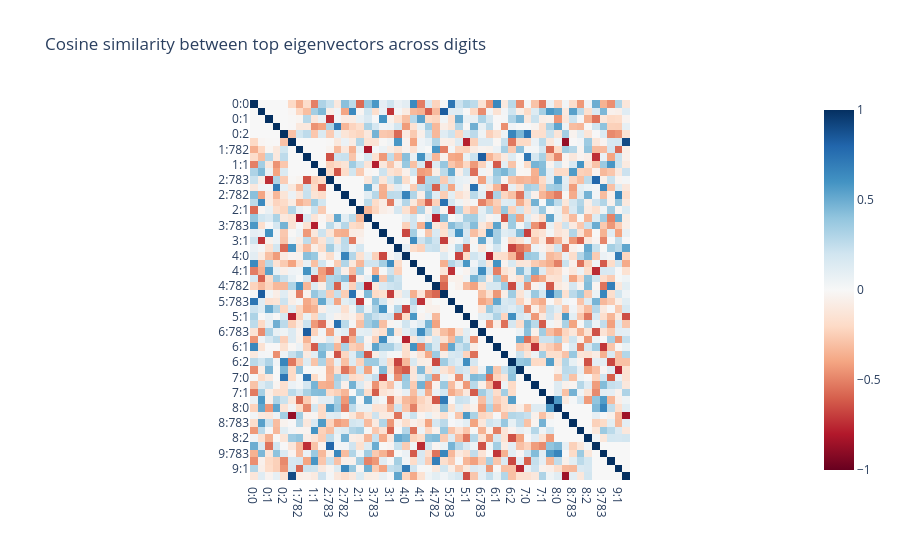

Write notebook code for a chart like this one.
### Code cell
top_k = 5

top_vecs = []
names = []

for c in range(10):
    idx = torch.argsort(vals[c].abs(), descending=True)[:top_k]
    for j in idx:
        v = vecs[c, :, j]
        v = v / (v.norm() + 1e-8)
        top_vecs.append(v)
        names.append(f"{c}:{j.item()}")

top_vecs = torch.stack(top_vecs)  # [10*top_k, 784]

sim = top_vecs @ top_vecs.T

px.imshow(
    sim.cpu(),
    color_continuous_midpoint=0,
    color_continuous_scale="RdBu",
    x=names,
    y=names,
    title="Cosine similarity between top eigenvectors across digits"
)

### Figure 1 — Plotly figure (JSON) as saved in the notebook; plotly's stock layout.template omitted (floating-point values rounded to 4 significant figures; data arrays with more than 128 entries replaced by an {"elided": "..."} marker saying what was removed)
{"data": [{"coloraxis": "coloraxis", "hovertemplate": "x: %{x}<br>y: %{y}<br>color: %{z}<extra></extra>", "name": "0", "type": "heatmap", "x": ["0:0", "0:783", "0:1", "0:782", "0:2", "1:783", "1:782", "1:0", "1:1", "1:2", "2:783", "2:0", "2:782", "2:781", "2:1", "3:0", "3:783", "3:782", "3:1", "3:781", "4:0", "4:783", "4:1", "4:2", "4:782", "5:0", "5:783", "5:782", "5:1", "5:781", "6:783", "6:0", "6:1", "6:782", "6:2", "7:783", "7:0", "7:782", "7:1", "7:781", "8:0", "8:1", "8:783", "8:782", "8:2", "9:0", "9:783", "9:782", "9:1", "9:2"], "xaxis": "x", "y": ["0:0", "0:783", "0:1", "0:782", "0:2", "1:783", "1:782", "1:0", "1:1", "1:2", "2:783", "2:0", "2:782", "2:781", "2:1", "3:0", "3:783", "3:782", "3:1", "3:781", "4:0", "4:783", "4:1", "4:2", "4:782", "5:0", "5:783", "5:782", "5:1", "5:781", "6:783", "6:0", "6:1", "6:782", "6:2", "7:783", "7:0", "7:782", "7:1", "7:781", "8:0", "8:1", "8:783", "8:782", "8:2", "9:0", "9:783", "9:782", "9:1", "9:2"], "yaxis": "y", "z": {"elided": "50x50 float values"}}], "layout": {"coloraxis": {"cmid": 0, "colorscale": [[0, "rgb(103,0,31)"], [0.1, "rgb(178,24,43)"], [0.2, "rgb(214,96,77)"], [0.3, "rgb(244,165,130)"], [0.4, "rgb(253,219,199)"], [0.5, "rgb(247,247,247)"], [0.6, "rgb(209,229,240)"], [0.7, "rgb(146,197,222)"], [0.8, "rgb(67,147,195)"], [0.9, "rgb(33,102,172)"], [1, "rgb(5,48,97)"]]}, "title": {"text": "Cosine similarity between top eigenvectors across digits"}, "xaxis": {"anchor": "y", "constrain": "domain", "domain": [0, 1], "scaleanchor": "y"}, "yaxis": {"anchor": "x", "autorange": "reversed", "constrain": "domain", "domain": [0, 1]}}}
